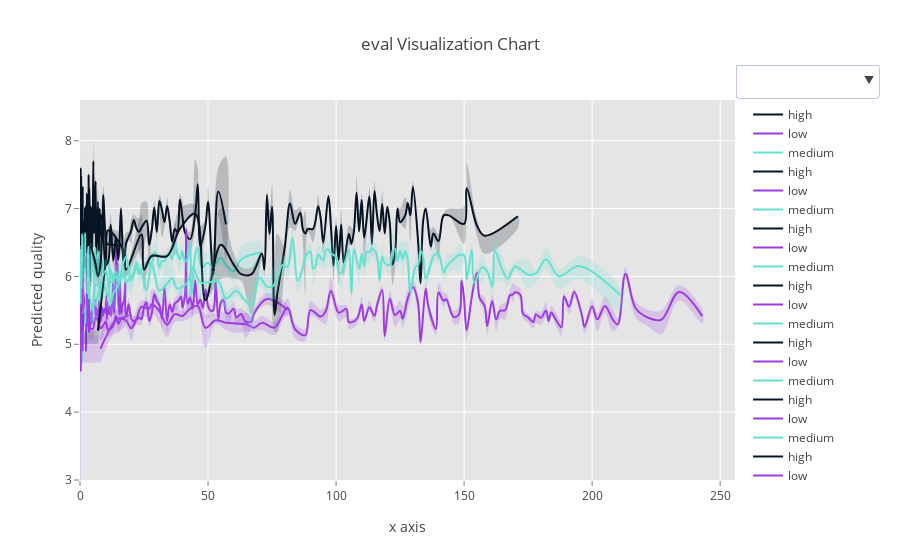

Notebook cell for this chart:
### Code cell
RE.data_set.viz_now(groupby_name='alcohol', smooth=True)
